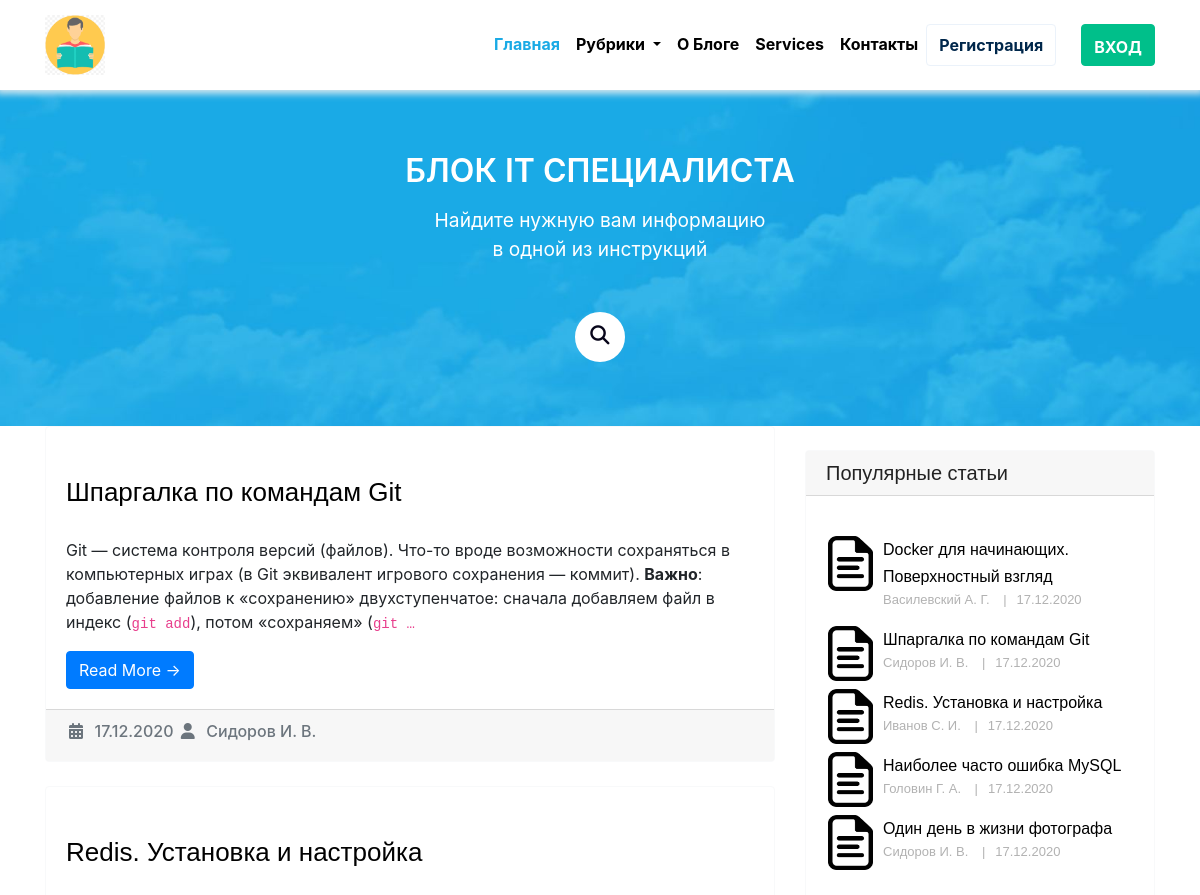
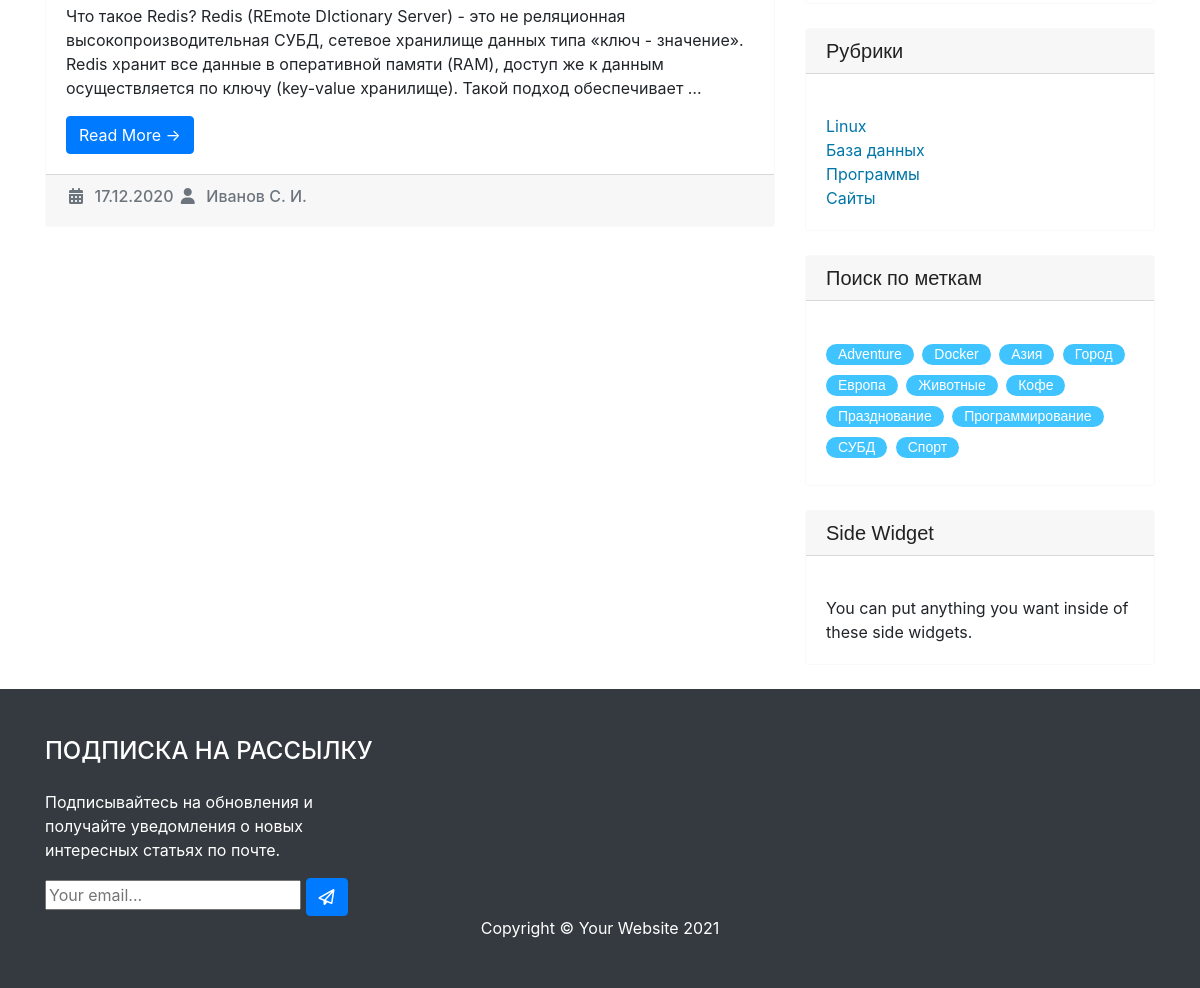
Screenshot of /category/program/ with the database file from the repository (2 pictures, top to bottom).
### blog/models.py (models this page shows, shortened)
class Post(models.Model):
    title = models.CharField(max_length=255, verbose_name='Наименование')
    slug = models.SlugField(max_length=255, verbose_name='Url', unique=True)
    author = models.CharField(max_length=100, verbose_name='Автор')
    content = models.TextField()
    created_at = models.DateTimeField(auto_now_add=True, verbose_name='Опубликовано')
    photo = models.ImageField(upload_to='photos/%Y/%m/%d/', blank=True, verbose_name='Фото')
    views = models.IntegerField(default=0, verbose_name='Кол-во просмотров')
    category = models.ForeignKey(Category, on_delete=models.PROTECT, related_name='posts', verbose_name='Категория')
    tags = models.ManyToManyField(Tag, blank=True, related_name='posts', verbose_name='Tags')
    status = models.BooleanField(default=False, verbose_name='Статус')
    def get_absolute_url(self):
        return reverse('post', kwargs={"slug": self.slug})
    class Meta:
        verbose_name = 'Статья(ю)'
        verbose_name_plural ='Статьи'
        ordering = ['-created_at']

class Category(models.Model):
    title = models.CharField(max_length=255, verbose_name='Наименование')
    slug = models.SlugField(max_length=255, verbose_name='Url', unique=True)
    def __str__(self):
        return self.title
    def get_absolute_url(self):
        return reverse('category', kwargs={"slug": self.slug})
    class Meta:
        verbose_name = 'Категория(ю)'
        verbose_name_plural ='Категории'
        ordering = ['title']

class Tag(models.Model):
    title = models.CharField(max_length=60, verbose_name='Наименование')
    slug = models.SlugField(max_length=50, verbose_name='Url', unique=True)
    def get_absolute_url(self):
        return reverse('tag', kwargs={"slug": self.slug})
    class Meta:
        verbose_name = 'Тег'
        verbose_name_plural ='Теги'
        ordering = ['title']

### blog/views.py (the view)
# urls.py: path('category/<str:slug>/', PostsByCategory.as_view(), name='category'),
class PostsByCategory(ListView):
    template_name = 'blog/index.html'
    context_object_name = 'posts'
    paginate_by = 2
    allow_empty = False
    def get_queryset(self):
        return Post.objects.filter(category__slug=self.kwargs['slug'], status=True)
    def get_context_data(self, *, object_list=None, **kwargs):
        context = super().get_context_data(**kwargs)
        context['title'] = Category.objects.get(slug=self.kwargs['slug'])
        return context

### subscription/forms.py
class SubscriptionForm(forms.ModelForm):
    class Meta:
        model = Subscription
        fields = ("email",)
        widgets = {
            "email": forms.EmailInput(attrs={"class": "editContent", "placeholder": "Your email..."},)
        }
        labels = {
            "email": '',
        }

### blog/templatetags/category.py (called while the page is built)
@register.inclusion_tag('blog/category_tpl.html')
def show_category():
    categories = Category.objects.all()
    return {"categories": categories}

@register.inclusion_tag('blog/menu_category_tpl.html')
def show_menu_category():
    categories = Category.objects.all()
    return {"categories": categories}

### blog/templatetags/sidebar.py (called while the page is built)
@register.inclusion_tag('blog/popular_posts_tpl.html')
def get_popular(cnt=3):
    posts = Post.objects.filter(status=True).order_by('-views')[:cnt]
    return {"posts": posts}

@register.inclusion_tag('blog/tags_tpl.html')
def get_tags():
    tags = Tag.objects.all()
    return {"tags": tags}

### subscription/templatetags/subscription_tags.py (called while the page is built)
@register.inclusion_tag("subscription/tags/form.html")
def subscription_form():
    return {"subscription_form": SubscriptionForm()}

### blog/templates/blog/index.html (shortened to what this page needs)
{% extends 'base.html' %}
{% load static %}
{% load sidebar %}
{% load category %}
{% block content %}
<section class="wrapper info-section">
	<div class="container 50%">
		<section>
			<header class="major">
				<h1>Блок IT специалиста</h1>
				<p>Найдите нужную вам информацию<br>в одной из инструкций</p>
			</header>
			<div class="row">
				<div class="12u 12u$(small)">
					<form action="{% url 'search' %}" method="GET">
            <i class="fa fa-search"></i>
          </form>
				</div>
			</div>
		</section>
	</div>
</section>
 <div class="container">
    <div class="row">
      <div class="col-md-8">
        {% for post in posts %}
        <div class="card border-light mb-4">
          <div class="card-body">
            <h4 class="card-title">{{ post.title }}</h4>
            <p class="card-text">{{ post.content|truncatewords_html:40|safe }}</p>
            <a href="{{ post.get_absolute_url }}" class="btn btn-primary">Read More &rarr;</a>
          </div>
          <div class="card-footer text-muted">
            <h6><i class="fa fa-calendar fa-fw"></i>&nbsp;&nbsp;{{ post.created_at|date:"d.m.Y" }}
              {% if post.author %}
                  <i class="fa fa-user fa-fw"></i>&nbsp;&nbsp;{{ post.author }}</h6>
              {% else %}
                  <i class="fa fa-user fa-fw"></i>&nbsp;&nbsp;Нет автора</h6>
              {% endif %}
          </div>
        </div>
        {% endfor %}
      </div>
      <div class="col-md-4">
      {% get_popular 5 %}
      {% show_category %}
      {% get_tags %}
      <div class="card border-light my-4">
        <h5 class="card-header">Side Widget</h5>
        <div class="card-body">
          You can put anything you want inside of these side widgets.
        </div>
      </div>
      </div>
    </div>
  </div>
{% endblock %}

### blog/templates/blog/popular_posts_tpl.html
{% load static %}
<div class="card border-light my-4">
    <h5 class="card-header">Популярные статьи</h5>
    <div class="card-body">
        {% for post in posts %}
        <div class="portfolio-item-popular">
            <img src="{% static 'img/paper-icon.png' %}" alt="{{ post.title }}">
            <div class="portfolio-text">
                <h5><a href="{{ post.get_absolute_url }}">{{ post.title }}</a></h5>
                <p>{{ post.author }} <span>|</span>{{ post.created_at|date:"d.m.Y" }}</p>
            </div>
        </div>
        {% endfor %}
    </div>
  </div>

### blog/templates/blog/category_tpl.html
  <div class="card border-light my-4">
    <h5 class="card-header">Рубрики</h5>
    <div class="card-body">
      <div class="row">
        <div class="col-lg-6">
          <ul class="list-unstyled mb-0">
            {% for item in categories %}
            <li><a href="{{ item.get_absolute_url }}">{{ item.title }}</a></li>
            {% endfor %}
          </ul>
        </div>
      </div>
    </div>
  </div>

### blog/templates/blog/tags_tpl.html
<div class="card  border-light my-4">
  <h5 class="card-header">Поиск по меткам</h5>
  <div class="card-body">
    <div class="tags">
        {% for tag in tags %}
        <p><a href="{{ tag.get_absolute_url }}">{{ tag.title }}</a></p>
        {% endfor %}
    </div>
  </div>
</div>

### siteblog/static/blog-home.css (style rules this page uses)
body { padding-top: 56px; }
a { color: #0076a7; }
.portfolio-item-popular { padding-left: 2px; }
.portfolio-item-popular img { float: left; height: 55px; width: 45px; }
.portfolio-item-popular .portfolio-text { margin-left: 55px; }
.portfolio-item-popular .portfolio-text h5 { margin: 0 }
.portfolio-item-popular .portfolio-text h5 a { color: #000; font-family: Arial, sans-serif; font-size: 16px; font-weight: 500; line-height: 27px; text-decoration: none; }
.portfolio-item-popular .portfolio-text p { font-family: Arial, sans-serif; font-size: 13px; font-weight: 500; line-height: 20px; color: #b2b2b2; }
.portfolio-item-popular .portfolio-text p span { margin: 0 10px; }
.tags p { background: #40c4ff none repeat scroll 0 0; border-radius: 15px; display: inline-block; font-family: Arial, sans-serif; font-size: 14px; font-weight: 500; margin-right: 4px; padding: 0 12px; margin-bottom: 7px; }
.tags p a { color: #fff; display: inline-block; text-decoration: none; }
.info-section { text-align: center; background-color: #1aaae5; background-image: url(img/bg-images.jpeg); background-position: center center; -webkit-background-size: cover; background-size: cover; background-repeat: repeat-x; padding-top: 1.75em; padding-bottom: 1em; }
.wrapper { padding: 4em 0em 4em; padding-top: 4em; padding-bottom: 4em; }
header.major { text-align: center; margin-bottom: 3em; }
.info-section header.major h1 { margin-top: 0.5em; padding-top: 0.5em; color: #fff; }
header.major h1 { font-size: 2em; font-weight: 600; margin-bottom: 0.5em; text-transform: uppercase; }
.info-section header.major p { color: #fff; text-align: center; font-size: 1.2em; }
.\31 2u, .\31 2u\$ { width: 100%; clear: none; margin-left: 0; }
.info-section form { position: relative; top: 50%; left: 50%; transform: translate(-50%,-50%); transition: all 1s; width: 50px; height: 50px; background: white; box-sizing: border-box; border-radius: 25px; border: 4px solid white; padding: 5px; }
.info-section .fa { box-sizing: border-box; padding: 10px; width: 42.5px; height: 42.5px; position: absolute; top: 0; right: 0; border-radius: 50%; color: #07051a; text-align: center; font-size: 1.2em; transition: all 1s; }
.card-body .card-title { color: #010101; font-family: Arial, sans-serif; font-size: 26px; font-weight: 500; margin-bottom: 30px; margin-top: 30px; }
.card-header { color: #222; font-weight: 500; line-height: 1em; margin: 0 0 1em 0; font-family: "Exo 2", sans-serif; }

### rows the page displays
Post: title "Шпаргалка по командам Git", content "Git — система контроля версий (файлов). Что-то вроде возможности сохраняться в компьютерных играх (в Git эквивалент игрового сохранения — коммит). Важно : добавление файлов к «сохранению» двухступенчатое: сначала добавляем файл в индекс ( git add ), потом «сохраняем» ( git …", created_at "17.12.2020", author "Сидоров И. В."
Post: title "Redis. Установка и настройка", content "Что такое Redis? Redis (REmote DIctionary Server) - это не реляционная высокопроизводительная СУБД, сетевое хранилище данных типа «ключ - значение». Redis хранит все данные в оперативной памяти (RAM), доступ же к данным осуществляется по ключу (key-value хранилище). Такой подход обеспечивает …", created_at "17.12.2020", author "Иванов С. И."
Post: title "Docker для начинающих. Поверхностный взгляд", author "Василевский А. Г.", created_at "17.12.2020"
Post: title "Наиболее часто ошибка MySQL", author "Головин Г. А.", created_at "17.12.2020"
Post: title "Один день в жизни фотографа", author "Сидоров И. В.", created_at "17.12.2020"
Category: title "Linux"
Category: title "База данных"
Category: title "Программы"
Category: title "Сайты"
Tag: title "Adventure"
Tag: title "Docker"
Tag: title "Азия"
Tag: title "Город"
Tag: title "Европа"
Tag: title "Животные"
Tag: title "Кофе"
Tag: title "Празднование"
Tag: title "Программирование"
Tag: title "СУБД"
Tag: title "Спорт"
